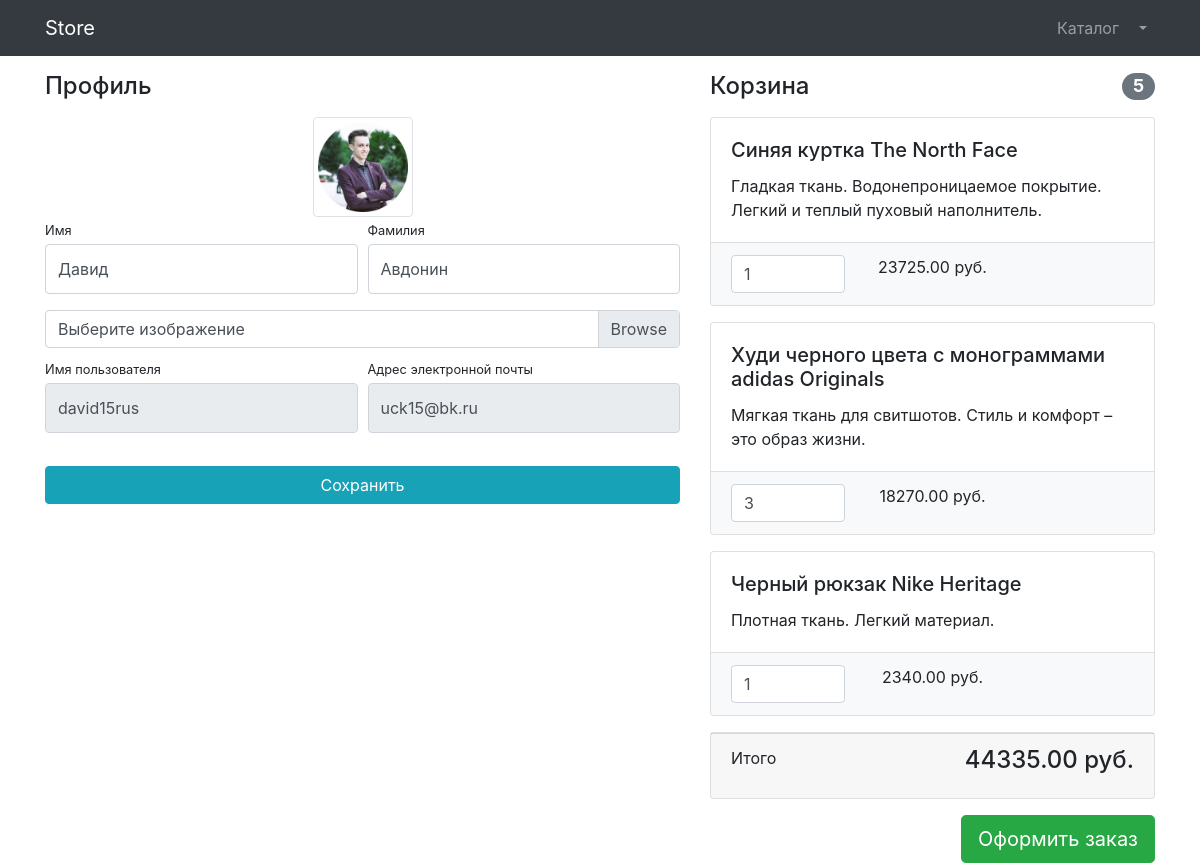
Page /users/profile/2 (signed in) on the committed database.
### users/models.py (models this page shows)
class User(AbstractUser):
    image = models.ImageField(upload_to='users_images', null=True, blank=True)
    is_verified_email = models.BooleanField(default=False)

### products/models.py (models this page shows, shortened)
class Basket(models.Model):
    quantity = models.PositiveSmallIntegerField(default=0)
    user = models.ForeignKey(to=User, on_delete=models.CASCADE)
    product = models.ForeignKey(to=Products, on_delete=models.CASCADE)
    objects = BasketQuerySet.as_manager()
    def sum(self):
        return self.product.price * self.quantity

class Products(models.Model):
    name = models.CharField(max_length=150)
    descriptions = models.TextField()
    price = models.DecimalField(max_digits=10, decimal_places=2)
    quantity = models.PositiveIntegerField(default=0)
    image = models.ImageField(upload_to='products_images')
    category = models.ForeignKey(to=Category, on_delete=models.CASCADE)
    class Meta:
        verbose_name = 'product'
        verbose_name_plural = 'products'

### users/views.py (the view, shortened to what this page needs)
class ProfileView(TitleCommonMixin, UpdateView):
    model = User
    form_class = UserProfile
    template_name = 'users/profile.html'
    title = 'Store - Профиль'
    def get_context_data(self, **kwargs):
        context = super(ProfileView, self).get_context_data()
        context['basket'] = Basket.objects.filter(user=self.object)
        return context

### users/forms.py
class UserProfile(UserChangeForm):
    first_name = forms.CharField(widget=forms.TextInput(
        attrs={
            'class': 'form-control py-4'
        }
    ))
    last_name = forms.CharField(widget=forms.TextInput(
        attrs={
            'class': 'form-control py-4'
        }
    ))
    image = forms.ImageField(
        widget=forms.FileInput(
            attrs={
                'class': 'custom-file-input'
            }
        ),
        required=False)
    username = forms.CharField(widget=forms.TextInput(
        attrs={
            'class': 'form-control py-4',
            'readonly': True
        }
    ))
    email = forms.CharField(widget=forms.TextInput(
        attrs={
            'class': 'form-control py-4',
            'readonly': True
        }
    ))
    class Meta:
        model = User
        fields = (
            'first_name',
            'last_name',
            'image',
            'username',
            'email'
        )

### products/models.py (called while the page is built)
    def total_sum(self):
        return sum(product.sum() for product in self)

    def total_qty(self):
        return sum(product.quantity for product in self)

### users/templates/users/profile.html (shortened to what this page needs)
{% extends 'products/base.html' %}
{% load static %}
{% block css %}
    <link href="{% static 'vendor/css/profile.css' %}" rel="stylesheet">
{% endblock %}
{% block content %}
    <div class="container">
    <div class="row">
        <div class="col-lg-7">
            <h4 class="mt-3 mb-3">Профиль</h4>
            <div class="col-lg-12 text-center">
                <img width="100" height="100"
                     src="{% if user.image %}
                              {{ user.image.url }}
                          {% else %}
                              {% static 'vendor/img/users/default_avatar.jpg' %}
                          {% endif %}
"
                     class="img-thumbnail">
            </div>
            <form action="{% url 'users:profile' user.id %}" method="post" enctype="multipart/form-data">
                <div class="form-row">
                    <div class="col-lg-6">
                        <div class="form-group">
                            <label class="small mb-1" for="{{ form.first_name.id_for_label }}">Имя</label>
                            {{ form.first_name }}
                        </div>
                    </div>
                    <div class="col-lg-6">
                        <div class="form-group">
                            <label class="small mb-1" for="{{ form.last_name.id_for_label }}">Фамилия</label>
                            {{ form.last_name }}
                        </div>
                    </div>
                </div>
                <div class="form-row mb-2">
                    <div class="col-lg-12">
                        <div class="custom-file">
                            <label class="custom-file-label" for="{{ form.image.id_for_label }}">Выберите изображение</label>
                        </div>
                    </div>
                </div>
                <div class="form-row">
                    <div class="col-lg-6">
                        <label class="small mb-1" for="{{ form.username.id_for_label }}">Имя пользователя</label>
                        {{ form.username }}
                    </div>
                    <div class="col-lg-6">
                        <label class="small mb-1" for="{{ form.email.id_for_label }}">Адрес электронной
                            почты</label>
                        {{ form.email }}
                    </div>
                </div>
                <div class="form-row">
                    <div class="col-lg-12" style="margin-top: 33px;">
                        <input class="btn btn-info btn-block" type="submit" value="Сохранить">
                    </div>
                </div>
            </form>
        </div>
        <div class="col-lg-5">
            {% include 'products/basket.html' %}
        </div>
    </div>
</div>
{% endblock %}

### products/templates/products/basket.html (shortened to what this page needs)
{% if basket %}
    <h4 class="mt-3 mb-3 d-flex justify-content-between align-items-center mb-3">
        Корзина <span class="badge badge-secondary badge-pill">{{ basket.total_qty }}</span>
    </h4>
    {% for pr in basket %}
        <div class="card mb-3">
            <div class="card-body">
                <h5 class="card-title">{{ pr.product.name }}</h5>
                <p class="card-text">{{ pr.product.descriptions }}</p>
            </div>
            <ul class="list-group list-group-flush">
                <li class="list-group-item bg-light">
                    <div class="row text-center">
                        <div class="col-lg-4">
                            <input name="basketID" type="number" class="form-control"
                                   value="{{ pr.quantity }}" min="0">
                        </div>
                        <div class="col-lg-4">{{ pr.sum }} руб.</div>
                        <div class="col-lg-4">
                        </div>
                    </div>
                </li>
            </ul>
        </div>
    {% endfor %}
    <div class="card mb-3">
        <div class="card-footer">
            <p class="float-left">Итого</p>
            <h4 class="float-right">{{ basket.total_sum }} руб.</h4>
        </div>
    </div>
    <a class="btn btn-success btn-lg float-right" href="../orders/order-create.html">
        Оформить заказ
    </a>
{% else %}
    <h4 class="mt-3 mb-3 text-center">
        Корзина пуста
    </h4>
{% endif %}

### rows in the picture
User: image (picture), first_name "Давид", last_name "Авдонин", username "david15rus", email "uck15@bk.ru"
Basket: total_qty "5", product.name "Синяя куртка The North Face", product.descriptions "Гладкая ткань. Водонепроницаемое покрытие. Легкий и теплый пуховый наполнитель.", basketID "1", sum "23725.00", total_sum "44335.00"
Basket: product.name "Худи черного цвета с монограммами adidas Originals", product.descriptions "Мягкая ткань для свитшотов. Стиль и комфорт – это образ жизни.", basketID "3", sum "18270.00"
Basket: product.name "Черный рюкзак Nike Heritage", product.descriptions "Плотная ткань. Легкий материал.", basketID "1", sum "2340.00"
